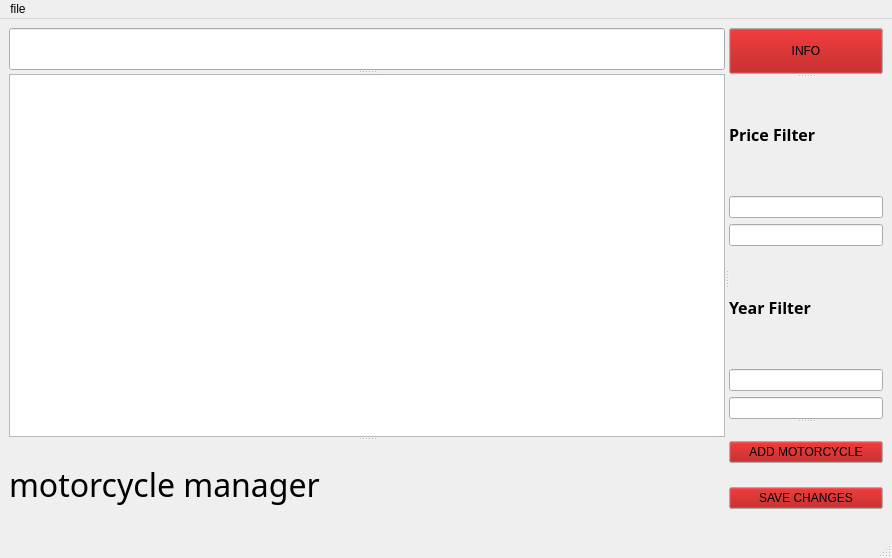
<?xml version="1.0" encoding="UTF-8"?>
<ui version="4.0">
 <class>MainWindow</class>
 <widget class="QMainWindow" name="MainWindow">
  <property name="geometry">
   <rect>
    <x>0</x>
    <y>0</y>
    <width>892</width>
    <height>558</height>
   </rect>
  </property>
  <property name="palette">
   <palette>
    <active>
     <colorrole role="Button">
      <brush brushstyle="SolidPattern">
       <color alpha="255">
        <red>170</red>
        <green>0</green>
        <blue>0</blue>
       </color>
      </brush>
     </colorrole>
    </active>
    <inactive>
     <colorrole role="Button">
      <brush brushstyle="SolidPattern">
       <color alpha="255">
        <red>170</red>
        <green>0</green>
        <blue>0</blue>
       </color>
      </brush>
     </colorrole>
    </inactive>
    <disabled>
     <colorrole role="Button">
      <brush brushstyle="SolidPattern">
       <color alpha="255">
        <red>170</red>
        <green>0</green>
        <blue>0</blue>
       </color>
      </brush>
     </colorrole>
    </disabled>
   </palette>
  </property>
  <property name="windowTitle">
   <string>MainWindow</string>
  </property>
  <property name="tabShape">
   <enum>QTabWidget::Triangular</enum>
  </property>
  <widget class="QWidget" name="centralwidget">
   <layout class="QVBoxLayout" name="verticalLayout_5">
    <item>
     <widget class="QSplitter" name="splitter_5">
      <property name="orientation">
       <enum>Qt::Horizontal</enum>
      </property>
      <widget class="QSplitter" name="splitter_4">
       <property name="orientation">
        <enum>Qt::Vertical</enum>
       </property>
       <widget class="QSplitter" name="splitter_2">
        <property name="orientation">
         <enum>Qt::Vertical</enum>
        </property>
        <widget class="QLineEdit" name="lineSearch">
         <property name="palette">
          <palette>
           <active>
            <colorrole role="PlaceholderText">
             <brush brushstyle="SolidPattern">
              <color alpha="128">
               <red>255</red>
               <green>255</green>
               <blue>255</blue>
              </color>
             </brush>
            </colorrole>
           </active>
           <inactive>
            <colorrole role="PlaceholderText">
             <brush brushstyle="SolidPattern">
              <color alpha="128">
               <red>255</red>
               <green>255</green>
               <blue>255</blue>
              </color>
             </brush>
            </colorrole>
           </inactive>
           <disabled>
            <colorrole role="PlaceholderText">
             <brush brushstyle="SolidPattern">
              <color alpha="128">
               <red>255</red>
               <green>255</green>
               <blue>255</blue>
              </color>
             </brush>
            </colorrole>
           </disabled>
          </palette>
         </property>
         <property name="placeholderText">
          <string>Search for a vehicle</string>
         </property>
        </widget>
        <widget class="QTableView" name="tableView"/>
       </widget>
       <widget class="QLabel" name="label_3">
        <property name="font">
         <font>
          <family>Niagara Engraved</family>
          <pointsize>24</pointsize>
          <bold>false</bold>
         </font>
        </property>
        <property name="text">
         <string>motorcycle manager                               </string>
        </property>
       </widget>
      </widget>
      <widget class="QSplitter" name="splitter_3">
       <property name="orientation">
        <enum>Qt::Vertical</enum>
       </property>
       <widget class="QPushButton" name="infoButton">
        <property name="text">
         <string>INFO</string>
        </property>
       </widget>
       <widget class="QSplitter" name="splitter">
        <property name="orientation">
         <enum>Qt::Vertical</enum>
        </property>
        <widget class="QWidget" name="layoutWidget">
         <layout class="QVBoxLayout" name="verticalLayout_4">
          <item>
           <layout class="QVBoxLayout" name="verticalLayout_2">
            <item>
             <widget class="QLabel" name="label">
              <property name="font">
               <font>
                <family>Segoe UI Variable Text Semibold</family>
                <pointsize>12</pointsize>
                <bold>true</bold>
               </font>
              </property>
              <property name="text">
               <string>Price Filter</string>
              </property>
             </widget>
            </item>
            <item>
             <widget class="QLineEdit" name="minPriceEdit">
              <property name="palette">
               <palette>
                <active>
                 <colorrole role="PlaceholderText">
                  <brush brushstyle="SolidPattern">
                   <color alpha="128">
                    <red>255</red>
                    <green>255</green>
                    <blue>255</blue>
                   </color>
                  </brush>
                 </colorrole>
                </active>
                <inactive>
                 <colorrole role="PlaceholderText">
                  <brush brushstyle="SolidPattern">
                   <color alpha="128">
                    <red>255</red>
                    <green>255</green>
                    <blue>255</blue>
                   </color>
                  </brush>
                 </colorrole>
                </inactive>
                <disabled>
                 <colorrole role="PlaceholderText">
                  <brush brushstyle="SolidPattern">
                   <color alpha="128">
                    <red>255</red>
                    <green>255</green>
                    <blue>255</blue>
                   </color>
                  </brush>
                 </colorrole>
                </disabled>
               </palette>
              </property>
              <property name="placeholderText">
               <string>min</string>
              </property>
             </widget>
            </item>
            <item>
             <widget class="QLineEdit" name="maxPriceEdit">
              <property name="palette">
               <palette>
                <active>
                 <colorrole role="PlaceholderText">
                  <brush brushstyle="SolidPattern">
                   <color alpha="128">
                    <red>255</red>
                    <green>255</green>
                    <blue>255</blue>
                   </color>
                  </brush>
                 </colorrole>
                </active>
                <inactive>
                 <colorrole role="PlaceholderText">
                  <brush brushstyle="SolidPattern">
                   <color alpha="128">
                    <red>255</red>
                    <green>255</green>
                    <blue>255</blue>
                   </color>
                  </brush>
                 </colorrole>
                </inactive>
                <disabled>
                 <colorrole role="PlaceholderText">
                  <brush brushstyle="SolidPattern">
                   <color alpha="128">
                    <red>255</red>
                    <green>255</green>
                    <blue>255</blue>
                   </color>
                  </brush>
                 </colorrole>
                </disabled>
               </palette>
              </property>
              <property name="text">
               <string/>
              </property>
              <property name="placeholderText">
               <string>max</string>
              </property>
             </widget>
            </item>
           </layout>
          </item>
          <item>
           <layout class="QVBoxLayout" name="verticalLayout_3">
            <item>
             <widget class="QLabel" name="label_2">
              <property name="font">
               <font>
                <family>Segoe UI Variable Text Semibold</family>
                <pointsize>12</pointsize>
                <bold>true</bold>
               </font>
              </property>
              <property name="text">
               <string>Year Filter</string>
              </property>
             </widget>
            </item>
            <item>
             <widget class="QLineEdit" name="minYearEdit">
              <property name="palette">
               <palette>
                <active>
                 <colorrole role="PlaceholderText">
                  <brush brushstyle="SolidPattern">
                   <color alpha="128">
                    <red>255</red>
                    <green>255</green>
                    <blue>255</blue>
                   </color>
                  </brush>
                 </colorrole>
                </active>
                <inactive>
                 <colorrole role="PlaceholderText">
                  <brush brushstyle="SolidPattern">
                   <color alpha="128">
                    <red>255</red>
                    <green>255</green>
                    <blue>255</blue>
                   </color>
                  </brush>
                 </colorrole>
                </inactive>
                <disabled>
                 <colorrole role="PlaceholderText">
                  <brush brushstyle="SolidPattern">
                   <color alpha="128">
                    <red>255</red>
                    <green>255</green>
                    <blue>255</blue>
                   </color>
                  </brush>
                 </colorrole>
                </disabled>
               </palette>
              </property>
              <property name="placeholderText">
               <string>min</string>
              </property>
             </widget>
            </item>
            <item>
             <widget class="QLineEdit" name="maxYearEdit">
              <property name="palette">
               <palette>
                <active>
                 <colorrole role="PlaceholderText">
                  <brush brushstyle="SolidPattern">
                   <color alpha="128">
                    <red>255</red>
                    <green>255</green>
                    <blue>255</blue>
                   </color>
                  </brush>
                 </colorrole>
                </active>
                <inactive>
                 <colorrole role="PlaceholderText">
                  <brush brushstyle="SolidPattern">
                   <color alpha="128">
                    <red>255</red>
                    <green>255</green>
                    <blue>255</blue>
                   </color>
                  </brush>
                 </colorrole>
                </inactive>
                <disabled>
                 <colorrole role="PlaceholderText">
                  <brush brushstyle="SolidPattern">
                   <color alpha="128">
                    <red>255</red>
                    <green>255</green>
                    <blue>255</blue>
                   </color>
                  </brush>
                 </colorrole>
                </disabled>
               </palette>
              </property>
              <property name="text">
               <string/>
              </property>
              <property name="placeholderText">
               <string>max</string>
              </property>
             </widget>
            </item>
           </layout>
          </item>
         </layout>
        </widget>
        <widget class="QWidget" name="layoutWidget">
         <layout class="QVBoxLayout" name="verticalLayout">
          <item>
           <widget class="QPushButton" name="addButton">
            <property name="text">
             <string>ADD MOTORCYCLE</string>
            </property>
           </widget>
          </item>
          <item>
           <widget class="QPushButton" name="pushButton">
            <property name="text">
             <string>SAVE CHANGES</string>
            </property>
           </widget>
          </item>
         </layout>
        </widget>
       </widget>
      </widget>
     </widget>
    </item>
   </layout>
  </widget>
  <widget class="QMenuBar" name="menubar">
   <property name="geometry">
    <rect>
     <x>0</x>
     <y>0</y>
     <width>892</width>
     <height>26</height>
    </rect>
   </property>
   <widget class="QMenu" name="menufile">
    <property name="title">
     <string>file</string>
    </property>
    <addaction name="actionOpen"/>
    <addaction name="actionAbout"/>
   </widget>
   <addaction name="menufile"/>
  </widget>
  <widget class="QStatusBar" name="statusbar"/>
  <action name="actionOpen">
   <property name="text">
    <string>Open</string>
   </property>
  </action>
  <action name="actionAbout">
   <property name="text">
    <string>About</string>
   </property>
  </action>
 </widget>
 <resources/>
 <connections/>
</ui>
